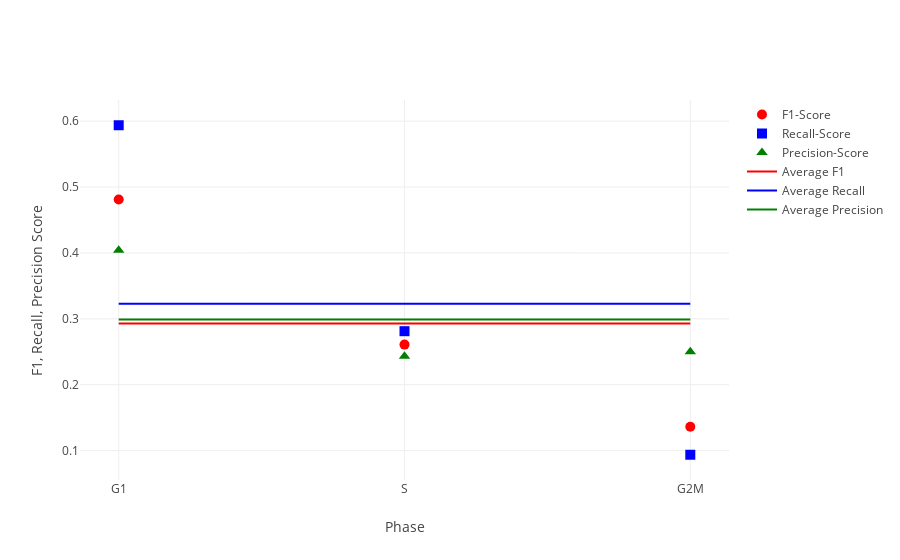

The code cell stored with this chart in its notebook:
### Code cell
helper.plot_evaluation(*EMATB6142_evaluation, xaxis=["G1","S","G2M"], xaxislbl="Phase", average=True)

### Figure 1 — Plotly figure (JSON) as saved in the notebook; plotly's stock layout.template omitted (floating-point values rounded to 4 significant figures)
{"data": [{"marker": {"color": "red", "size": 10, "symbol": "circle"}, "mode": "markers", "name": "F1-Score", "type": "scatter", "x": ["G1", "S", "G2M"], "y": [0.481, 0.2609, 0.1364]}, {"marker": {"color": "blue", "size": 10, "symbol": "square"}, "mode": "markers", "name": "Recall-Score", "type": "scatter", "x": ["G1", "S", "G2M"], "y": [0.5938, 0.2812, 0.09375]}, {"marker": {"color": "green", "size": 10, "symbol": "triangle-up"}, "mode": "markers", "name": "Precision-Score", "type": "scatter", "x": ["G1", "S", "G2M"], "y": [0.4043, 0.2432, 0.25]}, {"marker": {"color": "red", "size": 10}, "mode": "lines", "name": "Average F1", "type": "scatter", "x": ["G1", "S", "G2M"], "y": [0.2927, 0.2927, 0.2927]}, {"marker": {"color": "blue", "size": 10}, "mode": "lines", "name": "Average Recall", "type": "scatter", "x": ["G1", "S", "G2M"], "y": [0.3229, 0.3229, 0.3229]}, {"marker": {"color": "green", "size": 10}, "mode": "lines", "name": "Average Precision", "type": "scatter", "x": ["G1", "S", "G2M"], "y": [0.2992, 0.2992, 0.2992]}], "layout": {"title": "", "xaxis": {"title": "Phase"}, "yaxis": {"title": "F1, Recall, Precision Score"}}}
